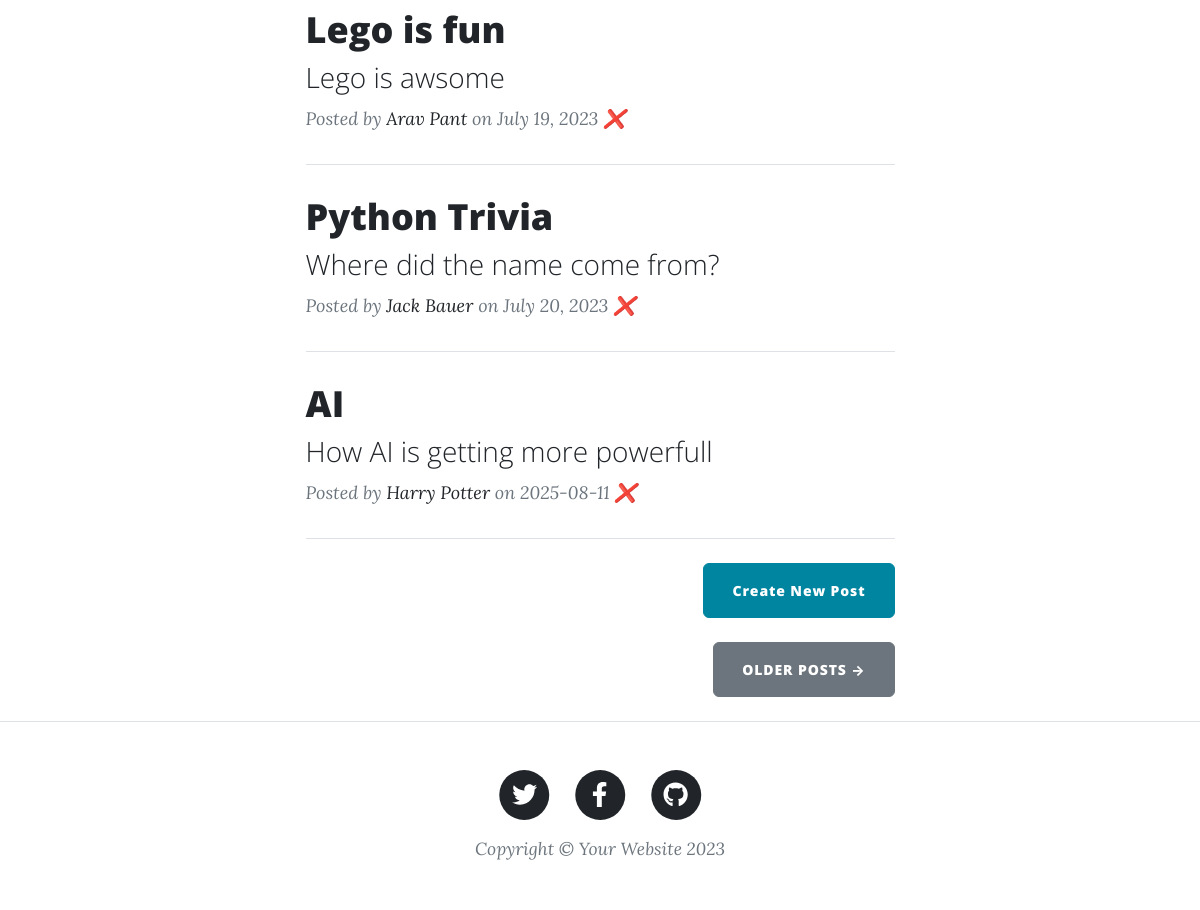
The app's page / (lower part), older data.
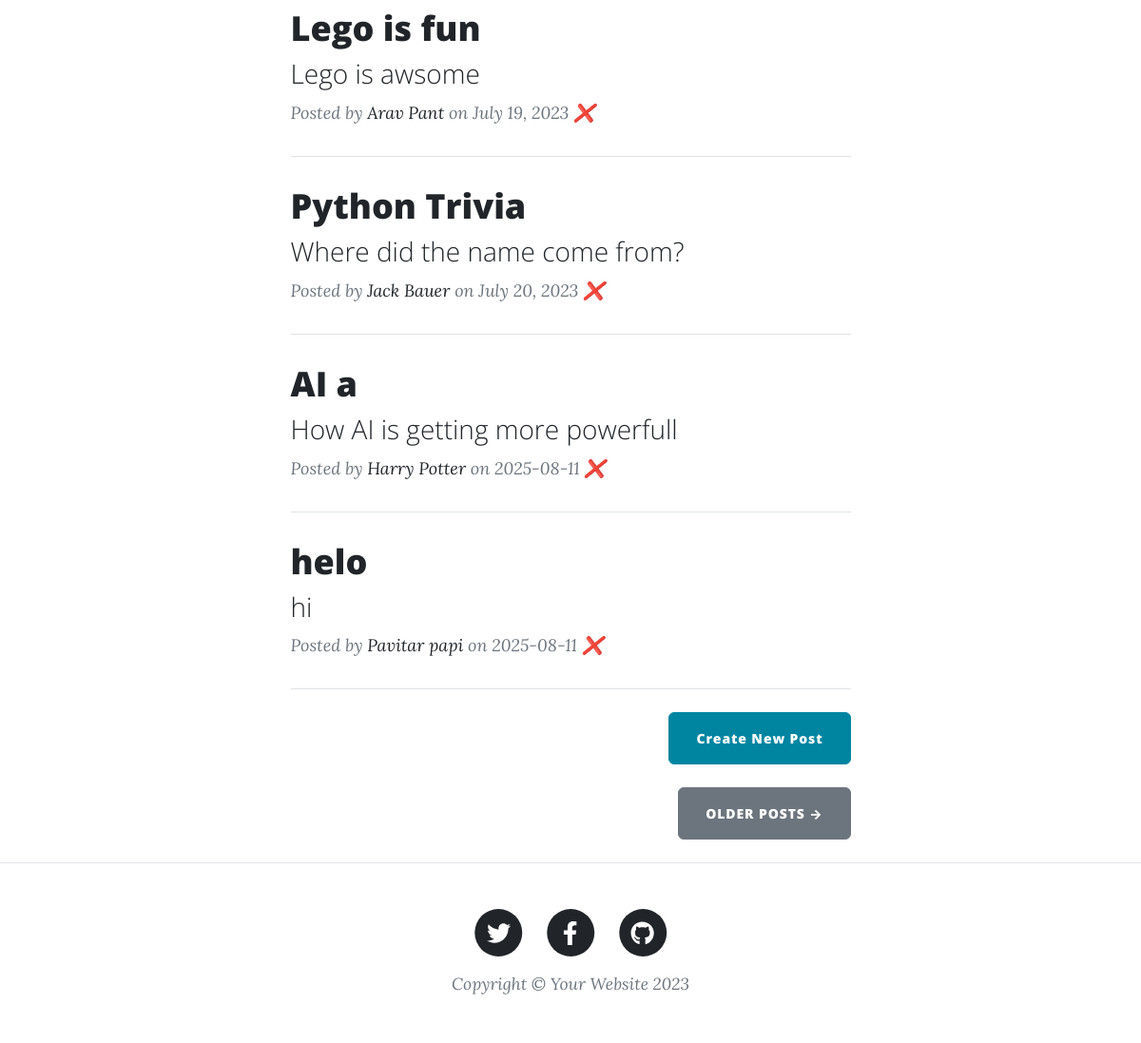
The same page, newer data.
### main.py (models this page shows)
class BlogPost(db.Model):
    id: Mapped[int] = mapped_column(Integer, primary_key=True)
    title: Mapped[str] = mapped_column(String(250), unique=True, nullable=False)
    subtitle: Mapped[str] = mapped_column(String(250), nullable=False)
    date: Mapped[str] = mapped_column(String(250), nullable=False)
    body: Mapped[str] = mapped_column(Text, nullable=False)
    author: Mapped[str] = mapped_column(String(250), nullable=False)
    img_url: Mapped[str] = mapped_column(String(250), nullable=False)

### main.py (the view)
@app.route('/')
def get_all_posts():
    all_posts=(db.session.execute(db.select(BlogPost).order_by(BlogPost.id))).scalars()
    posts = []
    for post in all_posts:
        posts.append(post)
    return render_template("index.html", all_posts=posts)

### templates/index.html (shortened to what this page needs)
{% include "header.html" %}
<div class="container px-4 px-lg-5">
  <div class="row gx-4 gx-lg-5 justify-content-center">
    <div class="col-md-10 col-lg-8 col-xl-7">
      {% for post in all_posts %}
      <div class="post-preview">
        <a href="{{ url_for('show_post', post_id=post.id) }}">
          <h2 class="post-title">{{ post.title }}</h2>
          <h3 class="post-subtitle">{{ post.subtitle }}</h3>
        </a>
        <p class="post-meta">
          Posted by
          <a href="#">{{post.author}}</a>
          on {{post.date}}
          <a href="{{url_for('delete',post_id=post.id)}}">❌</a>
        </p>
      </div>
      <hr class="my-4" />
      {% endfor %}
      <div class="d-flex justify-content-end mb-4">
        <a
          class="btn btn-primary float-right"
          href="{{ url_for('add_post')}}"
          >Create New Post</a
        >
      </div>
      <div class="d-flex justify-content-end mb-4">
        <a class="btn btn-secondary text-uppercase" href="#!">Older Posts →</a>
      </div>
    </div>
  </div>
</div>
{% include "footer.html" %}

Row changes from the older to the newer data that the page shows:
changed BlogPost "How AI is getting more powerfull": title "AI" → "AI a"
added BlogPost: title "helo", subtitle "hi", author "Pavitar papi", date "2025-08-11"
